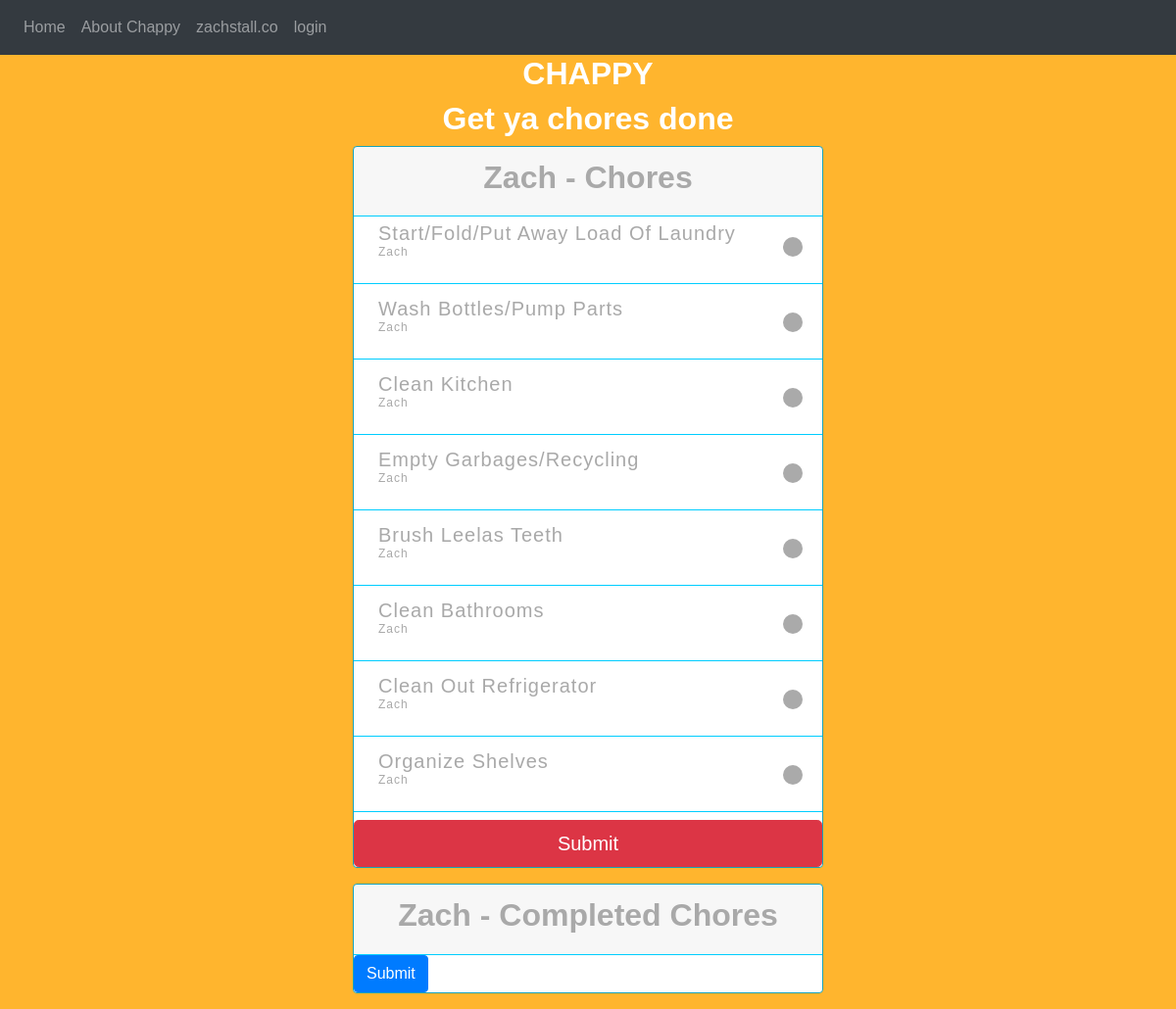
The app's page /chores/zstall (signed in) with its own data.
### tables this page shows
CREATE TABLE users (
 id INTEGER PRIMARY KEY,
 fname TEXT NOT NULL,
 lname TEXT NOT NULL,
 phone TEXT NOT NULL,
 email TEXT NOT NULL
, username text, password text);

CREATE TABLE chores (
 id INTEGER PRIMARY KEY,
 chore TEXT NOT NULL,
 schedule TEXT NOT NULL,
 name TEXT,
 done TEXT
);

### fchap.py (the view)
@app.route("/chores/<user>", methods=['GET', 'POST'])
def chores(user):
    if user == 'admin':
        chores = chap.query_db("select name, chore from chores where done = 'False'")
        names = chap.query_db("select fname from users")
        done_chores = chap.query_db("select name, chore from chores where done = 'True'")
        dic_login = {}
        dic_done = {}
        for nm in names:
            if nm[0] == 'admin':
                pass
            else:
                dic_login[nm[0]]=[]
        for nm in names:
            if nm[0] == 'admin':
                pass
            else:
                dic_done[nm[0]]=[]
        for nm in chores:
            if nm[0] == 'admin':
                pass
            else:
                dic_login[nm[0]]+=[nm[1]]
        for nm in done_chores:
            if nm[0] == 'admin':
                pass
            else:
                dic_done[nm[0]]+=[nm[1]]
        return render_template('chores.html', chrs=dic_login, dchrs=dic_done, user=user)
    else:
        fname = chap.query_db("select fname from users where username = '"+g.user+"'")
        nm = fname[0][0]
        chores = chap.query_db("select chore from chores where done = 'False' and name = '"+nm+"'")
        done_chores = chap.query_db("select chore from chores where done = 'True' and name = '"+nm+"'")
        dic_login = {}
        dic_done = {}
        dic_login[nm]=[]
        dic_done[nm]=[]
        for chr in chores:
            dic_login[nm]+=chr
        for chr in done_chores:
            dic_done[nm]+=chr
        return render_template('chores.html', chrs=dic_login, dchrs=dic_done, user=session['user'])

### chap.py (called while the page is built)
def query_db(select_statement, trace=False):
    try:
        sqliteConnection = sqlite3.connect('chappydb.db')
        cursor = sqliteConnection.cursor()
        if trace:
            print("Connected to SQLite")
        sqlite_select_query = select_statement
        cursor.execute(sqlite_select_query)
        records = cursor.fetchall()
        if trace:
            print("Total rows are:  ", len(records))
            print("Printing each query result")
            print(records)
        cursor.close()
        return records
    except sqlite3.Error as error:
        print("Failed to read data from sqlite table", error)
    finally:
        if (sqliteConnection):
            sqliteConnection.close()
            if trace:
                print("The SQLite connection is closed")

### fchap.py (called while the page is built)
@app.before_request
def before_request():
    g.user = None
    if 'user' in session:
        g.user = session['user']

### templates/chores.html (shortened to what this page needs)
{% extends "base.html" %}
{% block content %}
<div class="task">
  <h1>CHAPPY</h1>
  <h4>Get ya chores done</h4>
  {% set counter = [1] %}
  {% for name in chrs %}
  <div class="card border-info mb-3">
    <div class="card-header">
      <h3>{{ name }} - Chores</h3>
    </div>
    <form action="/update" method="POST">
    {% for chr in chrs[name] %}
      <label for="label-{{ counter[0] }}">
        <h5>
          {{ chr }}
          <span>{{ name }}</span>
        </h5>
      </label>
    {% endfor %}
      <button type="submit" class="btn btn-danger btn-lg btn-block">Submit</button>
    </form>
  </div>
  <div class="card border-info mb-3">
    <div class="card-header">
      <h3>{{ name }} - Completed Chores</h3>
    </div>
    <form action="/incomplete" method="POST">
      <button type="submit" class="btn btn-primary">Submit</button>
    </form>
  </div>
  {% endfor %}
</div>
{% endblock %}

### static/css/main.css (style rules this page uses)
html, body { margin: 0; padding: 0; border: 0; font-size: 100%; }
body { background: #FFB52E; font-family: sans-serif; }
h1, h4 { color: #fff; text-align: center; font-size: 32px; font-weight: 900; }
h3 { color: #a9a9a9; text-align: center; font-size: 32px; font-weight: 900; }
.card { width: 40%; margin: auto; }
.card-header { border-bottom: 1px solid #00CDFF; }
label { background: #fff; height: 69px; width: 100%; display: block; border-bottom: 1px solid #00CDFF; color: #a9a9a9; text-transform: capitalize; font-weight: 900; font-size: 11px; letter-spacing: 1px; text-indent: 20px; cursor: pointer; transition: all 0.7s ease; position: relative; padding: 5px; box-sizing: border-box; -moz-box-sizing: border-box; -webkit-box-sizing: border-box; }
label h5 span { display: block; font-size: 12px; text-transform: capitalize; font-weight: normal; color: #a9a9a9; }
label:before { content:""; width: 20px; height: 20px; background: #aaa; display: block; position: absolute; border-radius: 100%; right: 20px; top: 30%; transition: border 0.7s ease }

### records on screen
users: fname "Zach"
chores: chore "Start/Fold/Put Away Load Of Laundry"
chores: chore "Wash Bottles/Pump Parts"
chores: chore "Clean Kitchen"
chores: chore "Empty Garbages/Recycling"
chores: chore "Brush Leelas Teeth"
chores: chore "Clean Bathrooms"
chores: chore "Clean Out Refrigerator"
chores: chore "Organize Shelves"
